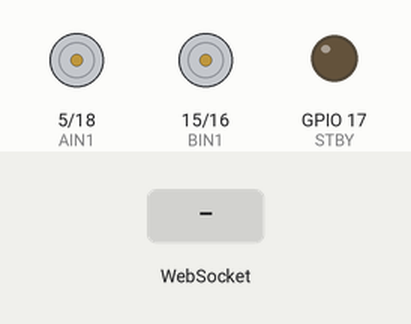
This sketch was run on a simulated ESP32. On the bench: motor-driver pin pairs drawn as motors (green arrow = first pin HIGH = forward, orange = second pin HIGH = backward, longer = more drive, scaled by the enable pin, stopped while the standby pin is LOW), output pins drawn as LEDs (lit = HIGH). Inputs (shaded band) come from the test bench. WiFi joins after 1.5 s; servers stay silent unless stated; what the sketch prints to the serial monitor is not drawn.

Above: at 2.7 s.
2.8 s: WebSocket text "drive:0.5" received
At 3.2 s:
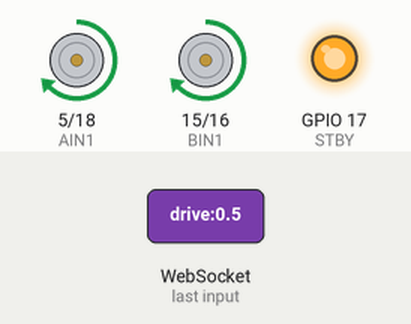
4.8 s: WebSocket text "drive:1.0" received
At 5.2 s:
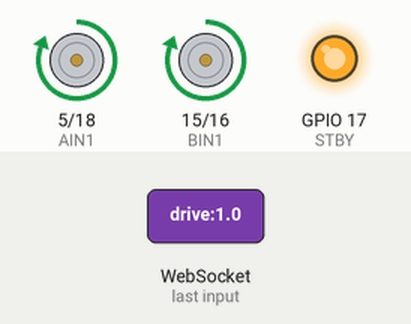
Timing chart, 0 to 7.8 s (numbered marks = the images above; inputs shaded):
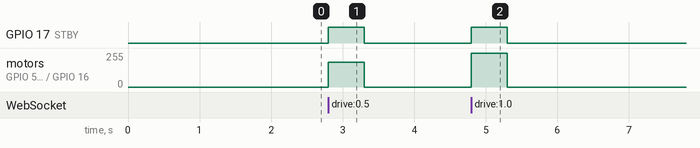

Measured:
- after the input at 2.8 s, GPIO 17 (STBY): LOW → HIGH at once, → LOW 0.50 s later; motor on GPIO 5 (AIN1) / GPIO 18 (AIN2), motor on GPIO 15 (BIN1) / GPIO 16 (BIN2): stopped → forward 186/255 at once, → stopped 0.50 s later
- after the input at 4.8 s, GPIO 17 (STBY): LOW → HIGH at once, → LOW 0.50 s later; motor on GPIO 5 (AIN1) / GPIO 18 (AIN2), motor on GPIO 15 (BIN1) / GPIO 16 (BIN2): stopped → forward 255/255 at once, → stopped 0.50 s later

The sketch:

car.ino
```cpp
// ============================================================================
// car.ino — ESP32 firmware for the brain-controlled car.
//
// HOW THIS FILE IS SHAPED (read in this order):
//   1. #includes + constants  — libraries and fixed configuration
//   2. global variables       — the car's current state (drive/steer values)
//   3. helper functions       — motorsOff(), applyMotors(), onWsEvent()
//   4. setup()                — runs ONCE when the board powers on
//   5. loop()                 — runs FOREVER, thousands of times per second
//
// An Arduino sketch always has exactly setup() + loop(). Everything else is
// support called from those two. To understand the program, trace one command:
// the laptop sends the text "drive:0.5" over WebSocket → onWsEvent() parses it
// → loop() calls applyMotors() → the motors spin. That single path is the
// whole program.
// ============================================================================

#include <WiFi.h>              // ESP32 WiFi (station mode — joins a hotspot)
#include <ESPmDNS.h>           // lets the laptop reach the board as "car.local"
#include <WebSocketsServer.h>  // the server the laptop dashboard connects to

// ── Fill these in ──────────────────────────────────────────────
// The WiFi network the car joins. The ESP32 is 2.4 GHz ONLY — the iPhone
// hotspot must have "Maximize Compatibility" on or the board can't see it.
const char* ssid     = "Jon iPhone 16";
const char* password = "jon42027";
// ──────────────────────────────────────────────────────────────

// Motor driver pins. Now wired to an L298N (swapped from the TB6612). The control
// scheme is the SAME — each motor has one PWM "enable" pin (speed) + two direction
// pins — so the code below is unchanged; only the board-side labels differ:
//   code name  ESP32 GPIO   ->  L298N pin
//   PWMA        4           ->  ENA   (Motor A speed/enable)
//   AIN1        5           ->  IN1   (Motor A direction 1)
//   AIN2        18          ->  IN2   (Motor A direction 2)
//   PWMB        19          ->  ENB   (Motor B speed/enable)
//   BIN1        15          ->  IN3   (Motor B direction 1)
//   BIN2        16          ->  IN4   (Motor B direction 2)
//   STBY        17          ->  (UNUSED — L298N has no standby pin; leave disconnected)
// Remove the ENA/ENB jumpers on the L298N so these PWM pins control speed.
#define PWMA  4    // -> ENA  Motor A speed (PWM 0–255)
#define AIN1  5    // -> IN1  Motor A direction 1
#define AIN2  18   // -> IN2  Motor A direction 2
#define PWMB  19   // -> ENB  Motor B speed (PWM 0–255)
#define BIN1  15   // -> IN3  Motor B direction 1
#define BIN2  16   // -> IN4  Motor B direction 2
#define STBY  17   // UNUSED on L298N (harmless no-op writes); leave the pin disconnected

// ── Car state ──────────────────────────────────────────────────
// These globals hold "what the car is currently being told to do". onWsEvent()
// WRITES them when a command arrives; applyMotors() READS them every loop. This
// split (one place updates state, another acts on it) is a common firmware shape.
//
// Drive value in [-1, 1]. Positive = forward, negative = reverse,
// magnitude = speed. Updated via the `drive:X` WebSocket command.
float driveValue = 0.0;
float steerValue = 0.0;           // [-1, 1], negative/positive = steer one way/other
unsigned long lastDriveMsg = 0;   // millis() timestamp of the last drive command (for the watchdog)

// Safety watchdog — if no drive: command arrives within this window the motors
// stop. Protects against laptop disconnect / browser tab crash while moving.
// (Without this, a frozen browser mid-"drive:1.0" would leave the car running away.)
const unsigned long WATCHDOG_MS = 500;

// PWM = "pulse width modulation": the speed pins are switched on/off very fast,
// and the fraction of on-time (0–255) sets the effective motor voltage = speed.
// Below MIN_PWM the motors don't actually spin (stiction — static friction), so
// we never command less than 120; that's why drive starts at a floor, not 0.
const int MIN_PWM = 120;
const int MAX_PWM = 255;
const float DRIVE_DEADZONE = 0.05;      // ignore tiny drive values (noise) — treat as "stop"
// Differential steering: how sharply the car turns at full steer. 1.0 = inside wheel
// stops (sharp pivot); >1.0 = inside wheel counter-rotates → drift/spin. Fixed here;
// the dashboard's single "Steering sensitivity" slider controls how much head tilt is
// needed to reach full steer (so one knob governs the whole tilt→turn feel).
const float STEER_DIFFERENTIAL = 1.0;
// Per-side speed trim (HEA-18) for mismatched motors. If the car veers when it
// should go straight, nudge this: POSITIVE = left side faster (use when the car
// pulls RIGHT); NEGATIVE = right side faster (pulls LEFT). Sensible range about
// [-0.15, 0.15]. 0.0 = matched motors, no trim (current default — inert).
const float MOTOR_TRIM = 0.0;

WebSocketsServer ws(81);  // the WebSocket server object, listening on port 81

// Cut all motor power immediately. STBY LOW disables the driver chip entirely;
// setting both PWMs to 0 is belt-and-suspenders. Called by the watchdog and the
// deadzone check below, and once in setup() so the car never boots moving.
void motorsOff() {
  digitalWrite(STBY, LOW);
  ledcWrite(PWMA, 0);
  ledcWrite(PWMB, 0);
}

// Drive ONE motor side from a signed command in [-1, 1]: the sign picks direction
// (forward/reverse) and the magnitude picks speed. Per-side direction control is what
// lets the inside wheel counter-rotate for a sharp pivot/drift turn.
void setSide(int in1, int in2, int pwmPin, float cmd) {
  float m = fabs(cmd);
  if (m < 0.03) {                                  // ~zero → coast this side (both pins LOW)
    digitalWrite(in1, LOW); digitalWrite(in2, LOW);
    ledcWrite(pwmPin, 0);
    return;
  }
  if (cmd > 0) { digitalWrite(in1, HIGH); digitalWrite(in2, LOW); }   // forward
  else         { digitalWrite(in1, LOW);  digitalWrite(in2, HIGH); }  // reverse
  // Map magnitude 0..1 onto MIN_PWM..MAX_PWM (skip the dead 0..120 stiction band).
  ledcWrite(pwmPin, constrain(MIN_PWM + (int)(m * (MAX_PWM - MIN_PWM)), 0, 255));
}

// Called every loop — applies current driveValue + steerValue to motors.
// This is where the abstract numbers become real pin voltages.
void applyMotors() {
  // SAFETY GATE first: stop if the last command is older than WATCHDOG_MS
  // (laptop went away) OR the command is within the deadzone (basically "stop").
  // millis() = ms since boot; the subtraction is "how long since the last command".
  if (millis() - lastDriveMsg > WATCHDOG_MS || fabs(driveValue) < DRIVE_DEADZONE) {
    motorsOff();
    return;  // early-return: nothing below runs, motors stay off
  }

  digitalWrite(STBY, HIGH);  // enable the driver chip
  // Signed per-side mixing: each side = base drive ± steering (+ trim). steerDifferential
  // scales the turn; when the steer term pushes a side past 0 it flips sign → that wheel
  // reverses (counter-rotation) for a sharp pivot/drift. constrain keeps it in [-1, 1].
  float steerAmt = steerValue * STEER_DIFFERENTIAL;
  float leftCmd  = constrain(driveValue + steerAmt + MOTOR_TRIM, -1.0, 1.0);
  float rightCmd = constrain(driveValue - steerAmt - MOTOR_TRIM, -1.0, 1.0);
  setSide(AIN1, AIN2, PWMA, leftCmd);
  setSide(BIN1, BIN2, PWMB, rightCmd);
}

// Called automatically by the WebSocket library every time a message arrives.
// This is an "event handler" / callback — we don't call it; we register it in
// setup() and the library invokes it for us. Its only job: parse the text
// command and update the state globals. It does NOT touch the motors directly —
// loop()/applyMotors() does that. (Decoupling input from action = safer.)
void onWsEvent(uint8_t client, WStype_t type, uint8_t* payload, size_t length) {
  if (type != WStype_TEXT) return;        // ignore non-text frames (pings, binary)
  String msg = String((char*)payload);    // raw bytes → a String like "drive:0.5"

  // Wire protocol is plain text "key:value". substring(6) skips past "drive:"
  // (6 chars) to get "0.5"; .toFloat() parses it; constrain() clamps to [-1, 1].
  if (msg.startsWith("drive:")) {
    driveValue = constrain(msg.substring(6).toFloat(), -1.0, 1.0);
    lastDriveMsg = millis();              // stamp the time → resets the watchdog
  } else if (msg.startsWith("steer:")) {
    steerValue = constrain(msg.substring(6).toFloat(), -1.0, 1.0);
  } else if (msg == "stop") {
    driveValue = 0.0;                     // explicit stop command
    lastDriveMsg = millis();
  }
}

// setup() runs exactly ONCE at power-on/reset. Its job is to put the board into
// a known good state: configure pins, connect to WiFi, start the servers. The
// order here matches the boot log you saw on Serial Monitor.
void setup() {
  Serial.begin(115200);  // open the USB serial link @115200 baud (for the log prints)

  // Tell the chip these GPIOs are OUTPUTS (we drive them; we don't read them).
  pinMode(AIN1, OUTPUT); pinMode(AIN2, OUTPUT);
  pinMode(BIN1, OUTPUT); pinMode(BIN2, OUTPUT);
  pinMode(STBY, OUTPUT);
  // Configure the two PWM (speed) pins: 1000 Hz switching, 8-bit resolution
  // (8 bits = values 0–255, which is why MIN/MAX_PWM are on that scale).
  ledcAttach(PWMA, 1000, 8);
  ledcAttach(PWMB, 1000, 8);
  motorsOff();  // start stopped — never boot into motion

  // Join the hotspot. This loop BLOCKS until connected: each failed check waits
  // 500 ms and prints a dot — those dots you saw before "IP:" are this line.
  WiFi.begin(ssid, password);
  Serial.print("Connecting to WiFi");
  while (WiFi.status() != WL_CONNECTED) { delay(500); Serial.print("."); }
  Serial.printf("\nIP: %s\n", WiFi.localIP().toString().c_str());  // print our assigned IP

  // Start mDNS so the laptop can use "car.local" instead of the raw IP (which
  // the router can change). MDNS.begin("car") → the ".local" is implied.
  if (MDNS.begin("car")) Serial.println("mDNS started → car.local");

  ws.begin();              // start listening for WebSocket connections on port 81
  ws.onEvent(onWsEvent);   // register our handler — library calls it per message
  Serial.println("WebSocket server ready on port 81");
}

// loop() runs FOREVER after setup(), as fast as the chip can go (many thousands
// of times/sec). It does just two things every pass:
void loop() {
  ws.loop();       // 1. service the network: process incoming messages (may fire onWsEvent)
  applyMotors();   // 2. push the current state to the motors (and enforce the watchdog)
}
// Because applyMotors() runs every pass, the watchdog is checked continuously —
// the instant commands stop arriving for 500 ms, the very next loop cuts power.
```
